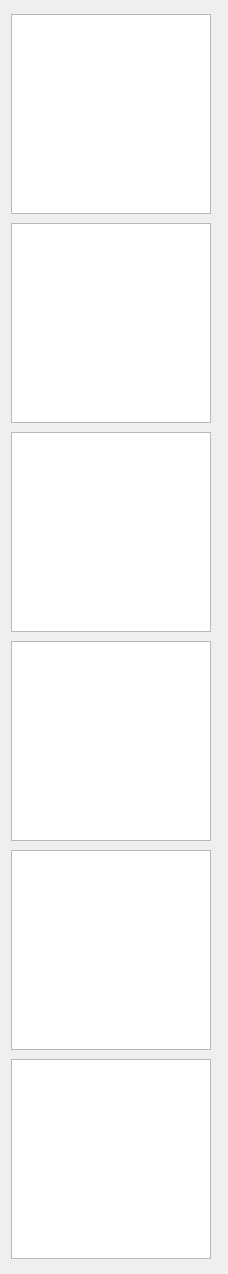
        <widget class="QWidget" name="scrollAreaWidgetContents_3">
         <property name="geometry">
          <rect>
           <x>0</x>
           <y>0</y>
           <width>228</width>
           <height>1274</height>
          </rect>
         </property>
         <layout class="QVBoxLayout" name="verticalLayout_7">
          <item>
           <widget class="QGraphicsView" name="graphicsView_10">
            <property name="minimumSize">
             <size>
              <width>200</width>
              <height>200</height>
             </size>
            </property>
            <property name="maximumSize">
             <size>
              <width>200</width>
              <height>200</height>
             </size>
            </property>
            <property name="toolTip">
             <string>Click to open this file</string>
            </property>
           </widget>
          </item>
          <item>
           <widget class="QGraphicsView" name="graphicsView_11">
            <property name="minimumSize">
             <size>
              <width>200</width>
              <height>200</height>
             </size>
            </property>
            <property name="maximumSize">
             <size>
              <width>200</width>
              <height>200</height>
             </size>
            </property>
           </widget>
          </item>
          <item>
           <widget class="QGraphicsView" name="graphicsView_12">
            <property name="minimumSize">
             <size>
              <width>200</width>
              <height>200</height>
             </size>
            </property>
            <property name="maximumSize">
             <size>
              <width>200</width>
              <height>200</height>
             </size>
            </property>
           </widget>
          </item>
          <item>
           <widget class="QGraphicsView" name="graphicsView_13">
            <property name="minimumSize">
             <size>
              <width>200</width>
              <height>200</height>
             </size>
            </property>
            <property name="maximumSize">
             <size>
              <width>200</width>
              <height>200</height>
             </size>
            </property>
           </widget>
          </item>
          <item>
           <widget class="QGraphicsView" name="graphicsView_14">
            <property name="minimumSize">
             <size>
              <width>200</width>
              <height>200</height>
             </size>
            </property>
            <property name="maximumSize">
             <size>
              <width>200</width>
              <height>200</height>
             </size>
            </property>
           </widget>
          </item>
          <item>
           <widget class="QGraphicsView" name="graphicsView_15">
            <property name="minimumSize">
             <size>
              <width>200</width>
              <height>200</height>
             </size>
            </property>
            <property name="maximumSize">
             <size>
              <width>200</width>
              <height>200</height>
             </size>
            </property>
           </widget>
          </item>
         </layout>
        </widget>
